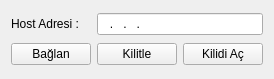
<ui version="4.0" >
 <class>AnaPencere</class>
 <widget class="QWidget" name="AnaPencere" >
  <property name="geometry" >
   <rect>
    <x>0</x>
    <y>0</y>
    <width>263</width>
    <height>79</height>
   </rect>
  </property>
  <property name="windowTitle" >
   <string>İp Gir Ekranı Kilitle</string>
  </property>
  <layout class="QGridLayout" name="gridLayout" >
   <item row="0" column="0" >
    <widget class="QLabel" name="label" >
     <property name="text" >
      <string>Host Adresi :</string>
     </property>
    </widget>
   </item>
   <item row="0" column="1" colspan="2" >
    <widget class="QLineEdit" name="Le_Host" >
     <property name="inputMask" >
      <string>999.999.999.999; </string>
     </property>
    </widget>
   </item>
   <item row="1" column="0" >
    <widget class="QPushButton" name="Pb_Connect" >
     <property name="text" >
      <string>Bağlan</string>
     </property>
    </widget>
   </item>
   <item row="1" column="1" >
    <widget class="QPushButton" name="Pb_Lock" >
     <property name="text" >
      <string>Kilitle</string>
     </property>
    </widget>
   </item>
   <item row="1" column="2" >
    <widget class="QPushButton" name="Pb_Unlock" >
     <property name="text" >
      <string>Kilidi Aç</string>
     </property>
    </widget>
   </item>
  </layout>
 </widget>
 <resources/>
 <connections/>
</ui>
